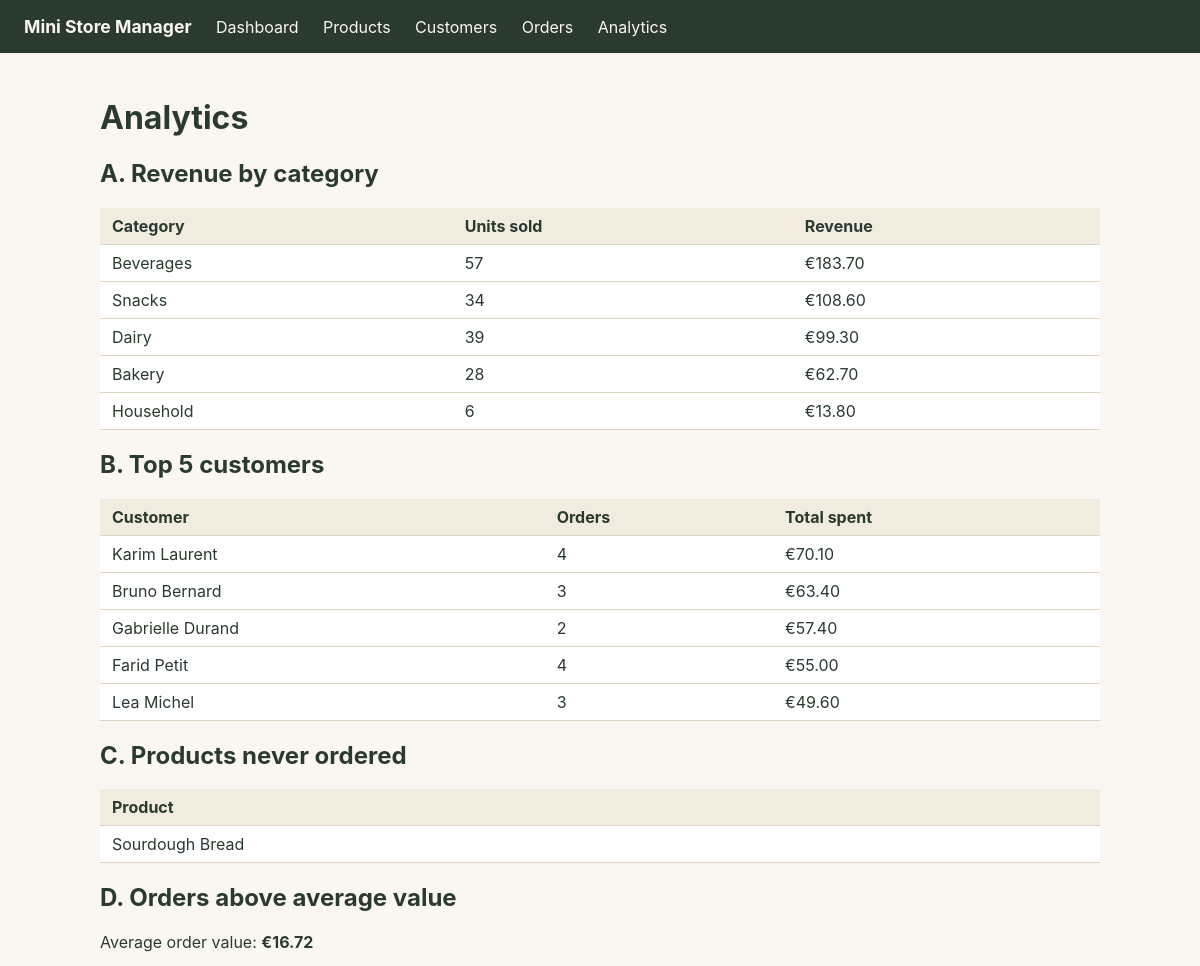
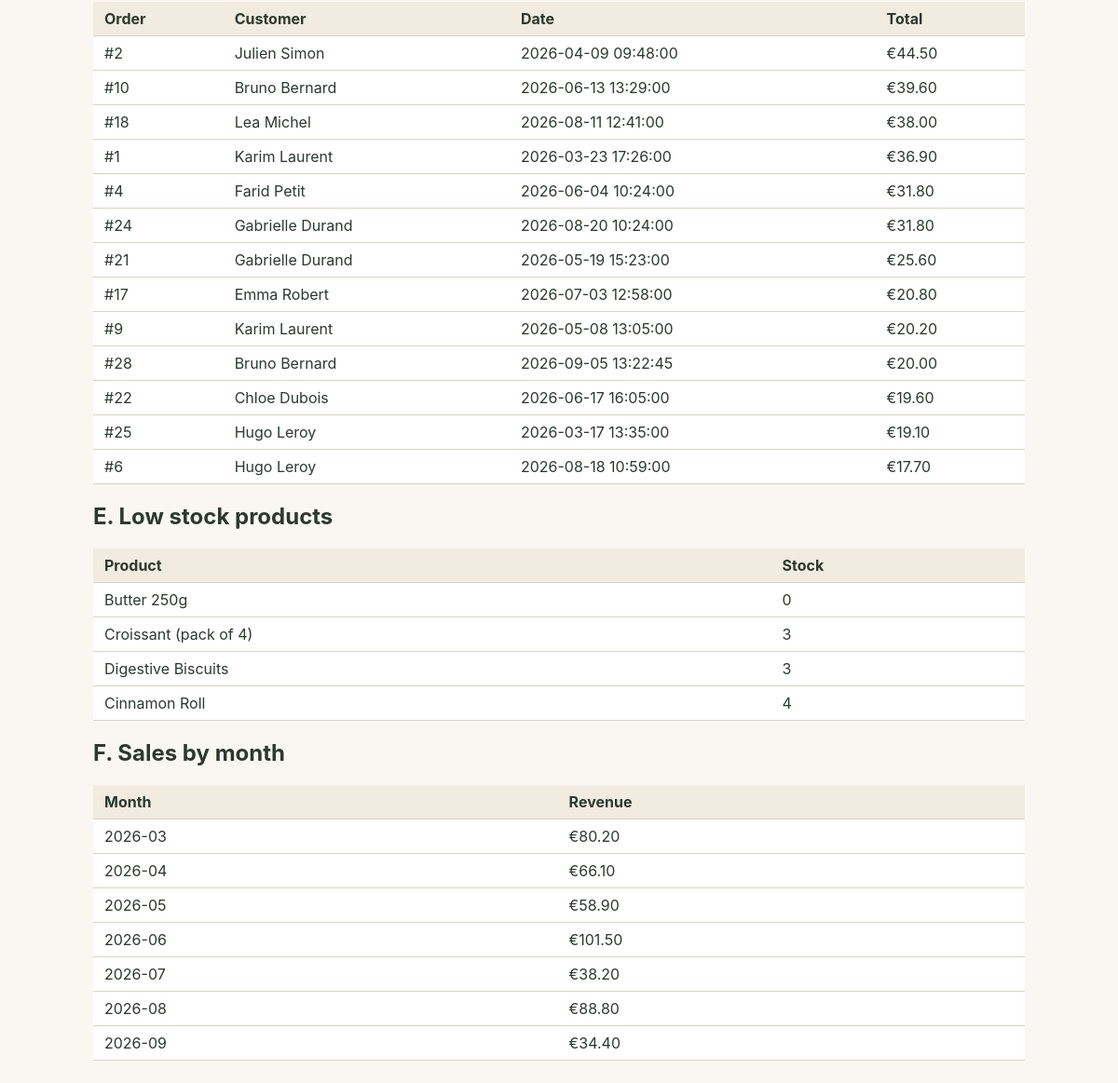
The app's page /analytics with its own data (2 pictures, top to bottom).
### tables this page shows
CREATE TABLE Category (
    id          INTEGER PRIMARY KEY AUTOINCREMENT,
    name        TEXT NOT NULL UNIQUE,
    description TEXT
);

CREATE TABLE Product (
    id          INTEGER PRIMARY KEY AUTOINCREMENT,
    name        TEXT NOT NULL,
    description TEXT,
    price       REAL NOT NULL CHECK (price >= 0),
    stock       INTEGER NOT NULL DEFAULT 0 CHECK (stock >= 0),
    category_id INTEGER NOT NULL,
    FOREIGN KEY (category_id) REFERENCES Category(id) ON DELETE RESTRICT
);

CREATE TABLE CustomerOrder (
    id          INTEGER PRIMARY KEY AUTOINCREMENT,
    customer_id INTEGER NOT NULL,
    order_date  TEXT NOT NULL DEFAULT (datetime('now')),
    status      TEXT NOT NULL DEFAULT 'pending'
                CHECK (status IN ('pending', 'paid', 'shipped', 'cancelled')),
    FOREIGN KEY (customer_id) REFERENCES Customer(id) ON DELETE RESTRICT
);

### src/app.py (the view)
@app.route("/analytics")
def analytics():
    db = get_db()
    revenue_by_category = db.execute("""
        SELECT c.name AS category_name,
               SUM(oi.quantity) AS units_sold,
               SUM(oi.quantity * oi.unit_price) AS revenue
        FROM OrderItem oi
        JOIN Product p ON p.id = oi.product_id
        JOIN Category c ON c.id = p.category_id
        GROUP BY c.id
        ORDER BY revenue DESC
    """).fetchall()
    top_customers = db.execute("""
        SELECT cu.first_name || ' ' || cu.last_name AS customer_name,
               SUM(oi.quantity * oi.unit_price) AS total_spent,
               COUNT(DISTINCT o.id) AS order_count
        FROM Customer cu
        JOIN CustomerOrder o ON o.customer_id = cu.id
        JOIN OrderItem oi ON oi.order_id = o.id
        GROUP BY cu.id
        ORDER BY total_spent DESC
        LIMIT 5
    """).fetchall()
    never_ordered = db.execute("""
        SELECT p.id, p.name
        FROM Product p
        LEFT JOIN OrderItem oi ON oi.product_id = p.id
        WHERE oi.id IS NULL
    """).fetchall()
    above_average_orders = db.execute("""
        WITH OrderTotals AS (
            SELECT o.id, o.order_date,
                   c.first_name || ' ' || c.last_name AS customer_name,
                   SUM(oi.quantity * oi.unit_price) AS total
            FROM CustomerOrder o
            JOIN Customer c ON c.id = o.customer_id
            JOIN OrderItem oi ON oi.order_id = o.id
            GROUP BY o.id
        )
        SELECT id, order_date, customer_name, total
        FROM OrderTotals
        WHERE total > (SELECT AVG(total) FROM OrderTotals)
        ORDER BY total DESC
    """).fetchall()
    avg_order_value = db.execute("""
        SELECT AVG(order_total) AS avg_value FROM (
            SELECT SUM(oi.quantity * oi.unit_price) AS order_total
            FROM CustomerOrder o
            JOIN OrderItem oi ON oi.order_id = o.id
            GROUP BY o.id
        )
    """).fetchone()["avg_value"]
    low_stock = db.execute("""
        SELECT id, name, stock FROM Product WHERE stock < 5 ORDER BY stock ASC
    """).fetchall()
    sales_by_month = db.execute("""
        SELECT strftime('%Y-%m', o.order_date) AS month,
               SUM(oi.quantity * oi.unit_price) AS revenue
        FROM CustomerOrder o
        JOIN OrderItem oi ON oi.order_id = o.id
        GROUP BY month
        ORDER BY month ASC
    """).fetchall()
    db.close()
    return render_template(
        "analytics.html",
        revenue_by_category=revenue_by_category,
        top_customers=top_customers,
        never_ordered=never_ordered,
        above_average_orders=above_average_orders,
        avg_order_value=avg_order_value,
        low_stock=low_stock,
        sales_by_month=sales_by_month,
    )

### src/db.py (called while the page is built)
def get_db():
    conn = sqlite3.connect(DB_PATH)
    conn.row_factory = sqlite3.Row
    conn.execute("PRAGMA foreign_keys = ON")
    return conn

### src/templates/analytics.html (shortened to what this page needs)
{% extends "base.html" %}
{% block content %}
<h1>Analytics</h1>
<h2>A. Revenue by category</h2>
<table>
    <tr><th>Category</th><th>Units sold</th><th>Revenue</th></tr>
    {% for r in revenue_by_category %}
    <tr><td>{{ r.category_name }}</td><td>{{ r.units_sold }}</td><td>€{{ "%.2f"|format(r.revenue) }}</td></tr>
    {% endfor %}
</table>
<h2>B. Top 5 customers</h2>
<table>
    <tr><th>Customer</th><th>Orders</th><th>Total spent</th></tr>
    {% for c in top_customers %}
    <tr><td>{{ c.customer_name }}</td><td>{{ c.order_count }}</td><td>€{{ "%.2f"|format(c.total_spent) }}</td></tr>
    {% endfor %}
</table>
<h2>C. Products never ordered</h2>
{% if never_ordered %}
<table>
    <tr><th>Product</th></tr>
    {% for p in never_ordered %}
    <tr><td>{{ p.name }}</td></tr>
    {% endfor %}
</table>
{% else %}
<p>Every product has been ordered at least once.</p>
{% endif %}
<h2>D. Orders above average value</h2>
<p>Average order value: <strong>€{{ "%.2f"|format(avg_order_value) }}</strong></p>
<table>
    <tr><th>Order</th><th>Customer</th><th>Date</th><th>Total</th></tr>
    {% for o in above_average_orders %}
    <tr><td>#{{ o.id }}</td><td>{{ o.customer_name }}</td><td>{{ o.order_date }}</td><td>€{{ "%.2f"|format(o.total) }}</td></tr>
    {% endfor %}
</table>
<h2>E. Low stock products</h2>
{% if low_stock %}
<table>
    <tr><th>Product</th><th>Stock</th></tr>
    {% for p in low_stock %}
    <tr><td>{{ p.name }}</td><td>{{ p.stock }}</td></tr>
    {% endfor %}
</table>
{% else %}
<p>No products are currently low on stock.</p>
{% endif %}
<h2>F. Sales by month</h2>
<table>
    <tr><th>Month</th><th>Revenue</th></tr>
    {% for m in sales_by_month %}
    <tr><td>{{ m.month }}</td><td>€{{ "%.2f"|format(m.revenue) }}</td></tr>
    {% endfor %}
</table>
{% endblock %}

### src/templates/base.html (style rules this page uses)
body { font-family: -apple-system, "Segoe UI", Helvetica, Arial, sans-serif; background: #FAF7F2; color: #2B3A2E; margin: 0; }
table { width: 100%; border-collapse: collapse; background: white; }
th, td { text-align: left; padding: 8px 12px; border-bottom: 1px solid #DCD3C0; }
th { background: #F1EBE0; }

### records on screen
Category: category_name "Beverages", units_sold "57", revenue "183.70"
Category: category_name "Snacks", units_sold "34", revenue "108.60"
Category: category_name "Dairy", units_sold "39", revenue "99.30"
Category: category_name "Bakery", units_sold "28", revenue "62.70"
Category: category_name "Household", units_sold "6", revenue "13.80"
Product: name "Sourdough Bread"
CustomerOrder: id "2", customer_name "Julien Simon", order_date "2026-04-09 09:48:00", total "44.50"
CustomerOrder: id "10", customer_name "Bruno Bernard", order_date "2026-06-13 13:29:00", total "39.60"
CustomerOrder: id "18", customer_name "Lea Michel", order_date "2026-08-11 12:41:00", total "38.00"
CustomerOrder: id "1", customer_name "Karim Laurent", order_date "2026-03-23 17:26:00", total "36.90"
CustomerOrder: id "4", customer_name "Farid Petit", order_date "2026-06-04 10:24:00", total "31.80"
CustomerOrder: id "24", customer_name "Gabrielle Durand", order_date "2026-08-20 10:24:00", total "31.80"
CustomerOrder: id "21", customer_name "Gabrielle Durand", order_date "2026-05-19 15:23:00", total "25.60"
CustomerOrder: id "17", customer_name "Emma Robert", order_date "2026-07-03 12:58:00", total "20.80"
CustomerOrder: id "9", customer_name "Karim Laurent", order_date "2026-05-08 13:05:00", total "20.20"
CustomerOrder: id "28", customer_name "Bruno Bernard", order_date "2026-09-05 13:22:45", total "20.00"
CustomerOrder: id "22", customer_name "Chloe Dubois", order_date "2026-06-17 16:05:00", total "19.60"
CustomerOrder: id "25", customer_name "Hugo Leroy", order_date "2026-03-17 13:35:00", total "19.10"
CustomerOrder: id "6", customer_name "Hugo Leroy", order_date "2026-08-18 10:59:00", total "17.70"
Product: name "Butter 250g", stock "0"
Product: name "Croissant (pack of 4)", stock "3"
Product: name "Digestive Biscuits", stock "3"
Product: name "Cinnamon Roll", stock "4"

### other values on screen
{{ c.customer_name }} "Karim Laurent" "Bruno Bernard" "Gabrielle Durand" "Farid Petit" "Lea Michel"
{{ c.order_count }} "4" "3" "2" "4" "3"
{{ "%.2f"|format(c.total_spent) }} "70.10" "63.40" "57.40" "55.00" "49.60"
{{ "%.2f"|format(avg_order_value) }} "16.72"
{{ m.month }} "2026-03" "2026-04" "2026-05" "2026-06" "2026-07" "2026-08" "2026-09"
{{ "%.2f"|format(m.revenue) }} "80.20" "66.10" "58.90" "101.50" "38.20" "88.80" "34.40"
